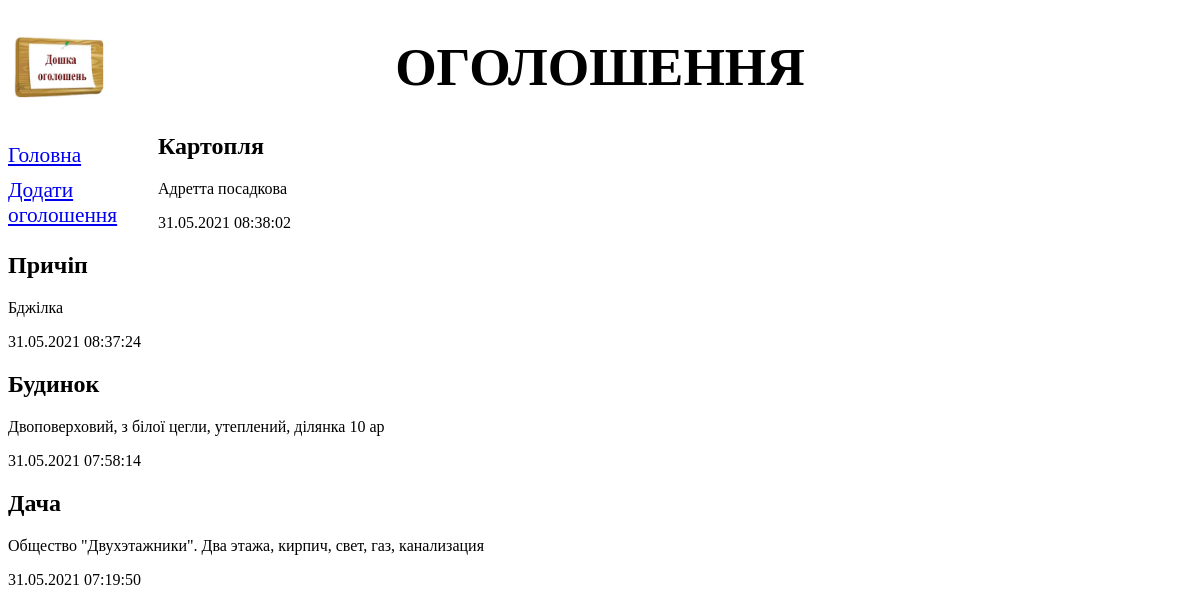
The app's page /bboard/, older data.
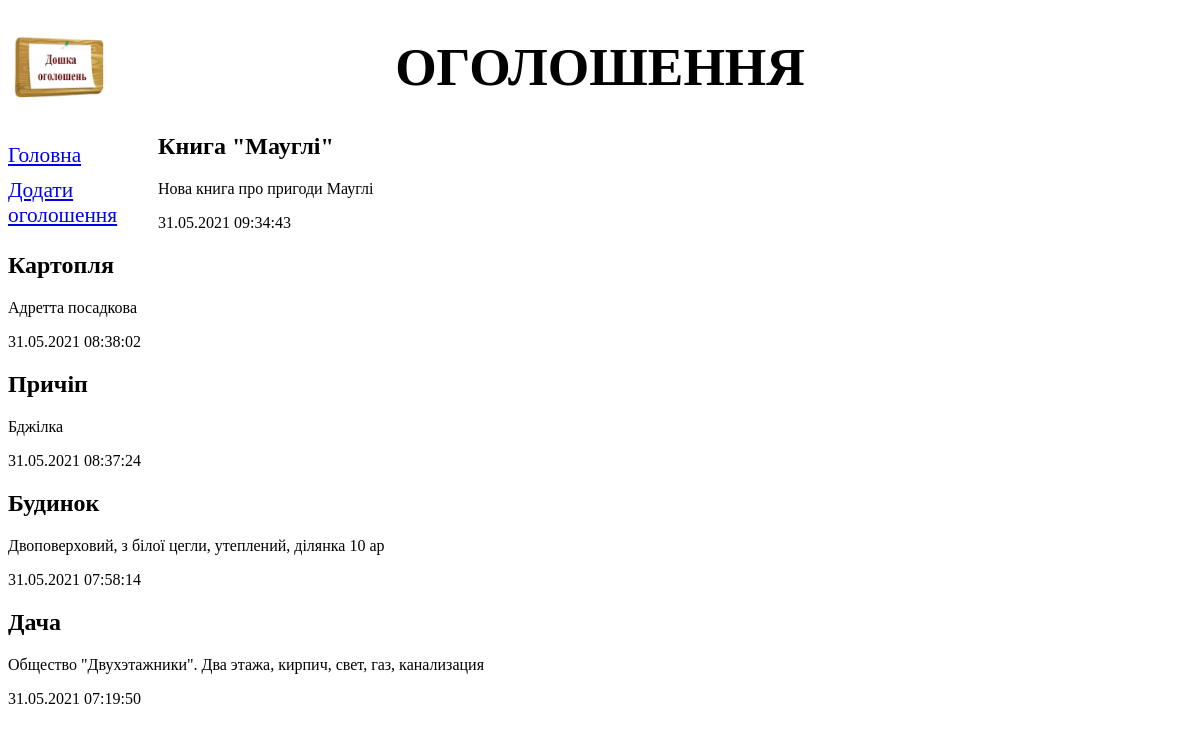
The same page, newer data.
### bboard/models.py (models this page shows)
class Bb(models.Model):
    title = models.CharField(max_length=50, verbose_name='Товар')
    content = models.TextField(null=True, blank=True, verbose_name='Опис')
    price = models.FloatField(null=True, blank=True, verbose_name='Ціна')
    published = models.DateTimeField(auto_now_add=True, db_index=True, verbose_name='Опубліковано')
    rubric = models.ForeignKey('Rubric', null=True, on_delete=models.PROTECT, verbose_name = 'Рубрика')
    class Meta:
        verbose_name_plural ='Оголошення'
        verbose_name ='Оголошення'
        ordering = ['-published']

### bboard/views.py (the view)
# urls.py: path('', index, name= 'index'),
def index(request):
    bbs= Bb.objects.all()
    rubrics = Rubric.objects.all()
    context = {'bbs':bbs, 'rubrics':rubrics}
    return render(request, 'bboard/index.html', context)

### bboard/templates/bboard/index.html (shortened to what this page needs)
{% extends "layout/basic.html" %}
{% block content %}
{% for bb in bbs %}
<div>
  <h2> {{ bb.title }} </h2>
  <p>{{ bb.content }}</p>
  <p>{{ bb.published|date:"d.m.Y H:i:s" }}</p>
</div>
{% endfor %}
{% endblock %}

Row changes from the older to the newer data that the page shows:
added Bb: title "Книга \"Мауглі\"", content "Нова книга про пригоди Мауглі", published "31.05.2021 09:34:43"
